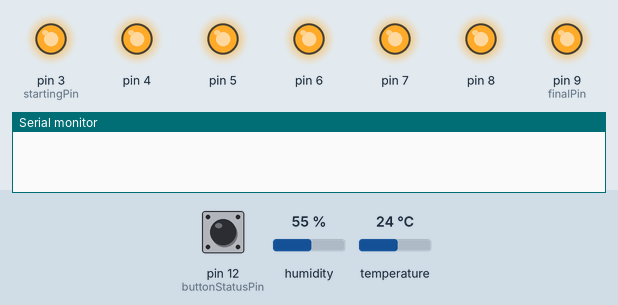
Simulated run of this sketch. Board: Arduino Uno, built with avr-gcc and run on an emulated ATmega328P. On the bench: output pins drawn as LEDs (lit = HIGH), the last lines printed to the serial monitor. Dashed ring = blinking. The inputs (shaded band) are chosen by the test bench; at power-on: pin 12 (buttonStatusPin) HIGH, humidity 55 %, temperature 24 °C.

Above: at 1.2 s.
1.3 s: pin 12 (buttonStatusPin) pulled LOW for 0.15 s
At 3.0 s:
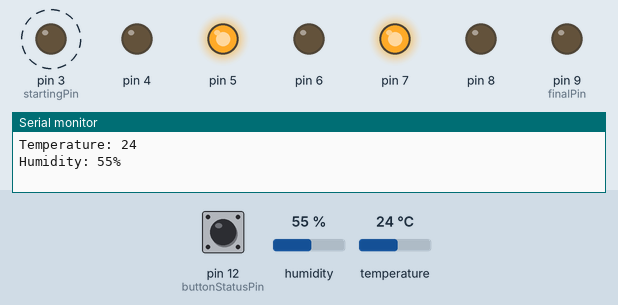
At 6.5 s:
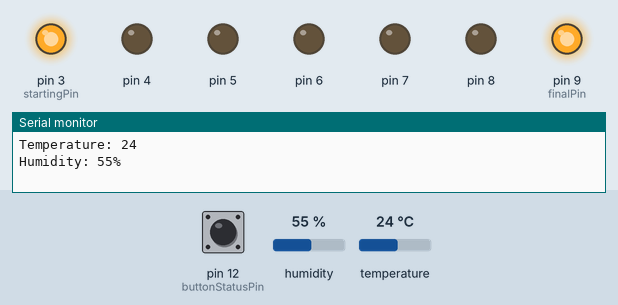
7.4 s: pin 12 (buttonStatusPin) pulled LOW for 1 s
At 10.8 s:
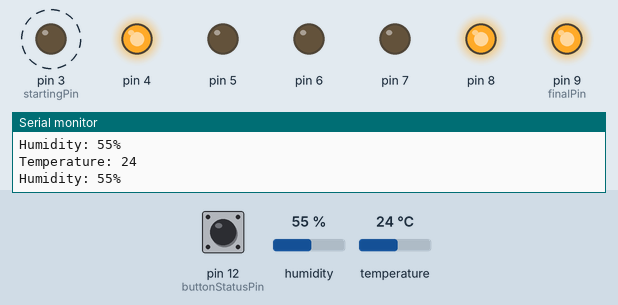
Timing chart, 0 to 16.3 s (numbered marks = the images above; inputs shaded):
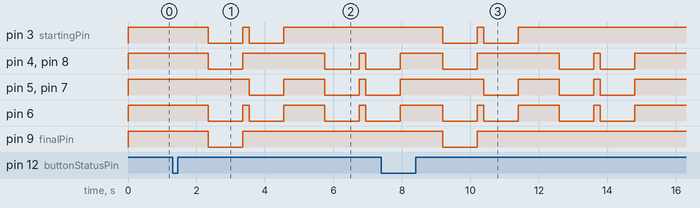

Measured:
- after the input at 1.3 s, pin 3 (startingPin): alternates HIGH for 0.20 s and LOW for 1.0 s, 4 changes in all, then stays HIGH, starting after 1.0 s; pin 4: goes LOW 1.0 s, HIGH 2.4 s, LOW 1.0 s, HIGH 0.20 s, then LOW, starting after 1.0 s
- after the input at 7.4 s, pin 3 (startingPin): alternates HIGH for 0.20 s and LOW for 1.0 s, 4 changes in all, then stays HIGH, starting after 1.8 s; pin 9 (finalPin): HIGH → LOW after 1.8 s, → HIGH 1.0 s later

The sketch:

T11_temp_and_humidity_sensor_software_with_7_segment_display.ino
```cpp
/*
# temp and humitity sensor using DHT11 sensor with a switched circuit i.e. one terminal of switch has to be in GND and the another in pin 12
connection:
data terminal of DHT11(labled s) into pin 2
one press or the button logs temp and humidity once

5161BS 7 segment display

PIN_3 = B
PIN_4 = A
PIN_5 = F
PIN_6 = G
PIN_7 = C
PIN_8 = D
PIN_9 = E

##install DHT11 by DhrubaSaha
https://github.com/dhrubasaha08/DHT11

*/


#include<DHT11.h>

int startingPin = 3;
int finalPin = 9;
int buttonStatusPin = 12;
int DHT11SPin = 2;
int slicedNumberArray[2];
int delayTime = 1000; //in ms

DHT11 dht11(DHT11SPin);


void setup() {
  pinMode(buttonStatusPin,INPUT_PULLUP);
  for (int pin = startingPin; pin <= finalPin; pin++) {
    pinMode(pin, OUTPUT);
    digitalWrite(pin, HIGH);
  }

  Serial.begin(9600);//for output on the serialmonitor
}

void loop() {
  int buttonStatus = digitalRead(buttonStatusPin);
  if(buttonStatus ==  0){
    readFromDHT11();
  }

}

void readFromDHT11(){
  int temp = dht11.readTemperature();
  int hum = dht11.readHumidity();

   if ((temp != DHT11::ERROR_TIMEOUT && temp != DHT11::ERROR_CHECKSUM) && (hum != DHT11::ERROR_TIMEOUT && hum != DHT11::ERROR_CHECKSUM)) {
    Serial.print("\n");
    Serial.print("Temperature: ");
    Serial.print(temp);

    Serial.print("\n");

    Serial.print("Humidity: ");
    Serial.print(hum);
    Serial.print("%");

    displayNumber(temp);
    delay(delayTime);
    displayNumber(hum);

} else {

  Serial.println(DHT11::getErrorString(temp));


}
}

void displayDigit(int number){
  int numArray[10][7] = {
                          {3, 4, 5, 7, 8, 9},       // 0
                          {3, 7},                   // 1
                          {3, 4, 6, 8, 9},          // 2
                          {3, 4, 6, 7, 8},          // 3
                          {3, 5, 6, 7},             // 4
                          {4, 5, 6, 7, 8},          // 5
                          {4, 5, 6, 7, 8, 9},       // 6
                          {3, 4, 7},                // 7
                          {3, 4, 5, 6, 7, 8, 9},    // 8
                          {3, 4, 5, 6, 7, 8}        // 9
                        };
  for(int pinIndex = 0; pinIndex < 7 ; pinIndex++){
    digitalWrite(numArray[number][pinIndex],LOW);
  }//earlyier arrayLength was declared but it is not needed here as array length will alwasy be 7 here as rest of the empty will be made 0 automatically so replacing it with 7 to save space
}

void displayReset(){
  for (int pin = startingPin; pin <= finalPin; pin++) {
    digitalWrite(pin, HIGH);
  }
}

void sliceDigit(int number){
  int oncePlaceDigit = number % 10;
  int tensPlaceDigit = number / 10;
  slicedNumberArray[0] = tensPlaceDigit;
  slicedNumberArray[1] = oncePlaceDigit;
}

void displayNumber(int number){
  sliceDigit(number);
  for(int i = 0; i < 2 ; i++){
    displayDigit(slicedNumberArray[i]);
    delay(delayTime);
    displayReset();
    delay(delayTime/5);
  }
  memset(slicedNumberArray, 0, sizeof(slicedNumberArray));
}
```
